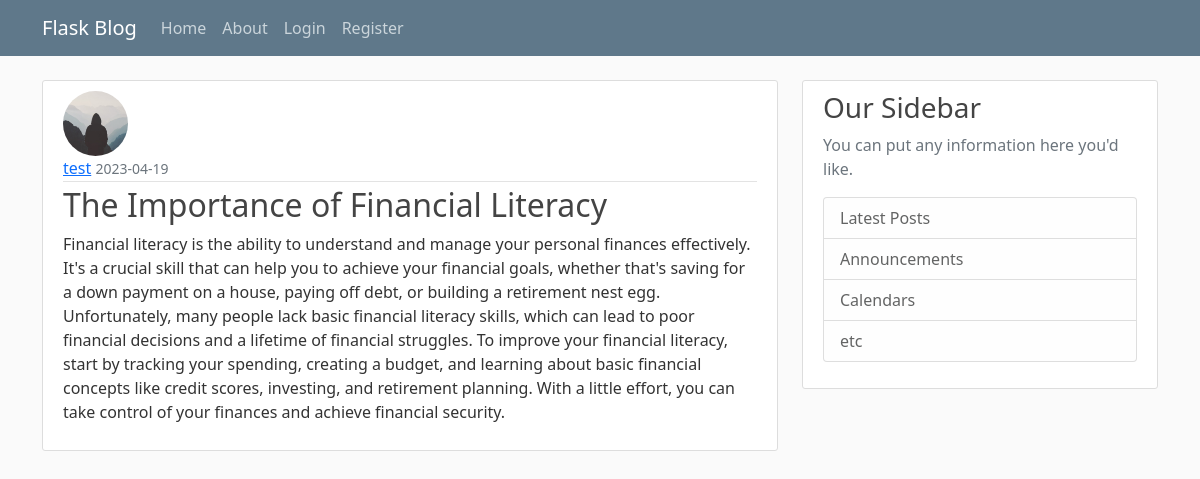
/posts/7, run on the app's committed database.
### flaskBlog/models.py (models this page shows, shortened)
class Users(db.Model, UserMixin):
    id = db.Column(db.Integer, primary_key=True)
    username = db.Column(db.String(20), unique=True, nullable=False)
    email = db.Column(db.String(120), unique=True, nullable=False)
    image_file = db.Column(db.String(20), nullable=False, default='default.jpg')
    password = db.Column(db.String(60), nullable=False)
    posts = db.relationship('Post', backref='author', lazy=True)

class Post(db.Model):
    id = db.Column(db.Integer, primary_key=True)
    title = db.Column(db.String(100), nullable=False)
    date_posted = db.Column(db.DateTime, nullable=False, default=datetime.utcnow)
    content = db.Column(db.Text, nullable=False)
    user_id = db.Column(db.Integer, db.ForeignKey('users.id'), nullable=False)

### flaskBlog/posts/routes.py (the view)
@posts.route("/posts/<int:post_id>")
def post(post_id):
    post = Post.query.get_or_404(post_id)
    return render_template('post.html', title=post.title, post=post)

### flaskBlog/templates/post.html (shortened to what this page needs)
{% extends "layout.html" %}
{% block content %}
<article class="media content-section">
  <img src="{{ url_for('static', filename='profile_pics/' + post.author.image_file )}}" alt="{{ post.author.username }} profile picture" class="rounded-circle article-img">
  <div class="media-body">
    <div class="article-metadata">
      <a class="mr-2" href="{{ url_for('users.user_posts', username=post.author.username )}}">{{ post.author.username }}</a>
      <small class="text-muted">{{ post.date_posted.strftime('%Y-%m-%d') }}</small>
    </div>
    <h2 class="article-title">{{ post.title }}</h2>
    <p class="article-content">{{ post.content }}</p>
  </div>
</article>
{% endblock content %}

### flaskBlog/static/main.css (style rules this page uses)
body { background: #fafafa; color: #333333; margin-top: 5rem; }
h1, h2, h3, h4, h5, h6 { color: #444444; }
.content-section { background: #ffffff; padding: 10px 20px; border: 1px solid #dddddd; border-radius: 3px; margin-bottom: 20px; }
.article-title { color: #444444; }
.article-content { white-space: pre-line; }
.article-img { height: 65px; width: 65px; margin-right: 16px; }
.article-metadata { padding-bottom: 1px; margin-bottom: 4px; border-bottom: 1px solid #e3e3e3 }

### data on the page
Users: image_file+username (placeholder picture), author.username "test"
Post: date_posted "2023-04-19", title "The Importance of Financial Literacy", content "Financial literacy is the ability to understand and manage your personal finances effectively. It's a crucial skill that can help you to achieve your financial goals, whether that's saving for a down payment on a house, paying off debt, or building a retirement nest egg. Unfortunately, many people lack basic financial literacy skills, which can lead to poor financial decisions and a lifetime of financial struggles. To improve your financial literacy, start by tracking your spending, creating a budget, and learning about basic financial concepts like credit scores, investing, and retirement planning. With a little effort, you can take control of your finances and achieve financial security."
